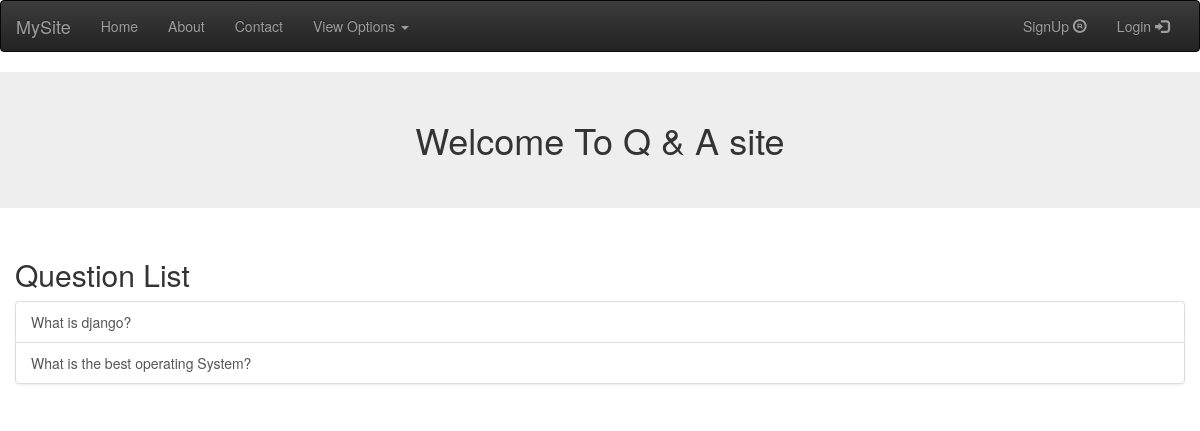
The page /question/ on the database its author committed.
### answer/models.py (models this page shows, shortened)
class Question(models.Model):
    user = models.ForeignKey(User)
    title = models.CharField(max_length=200, blank=True, null=True)
    description = models.TextField()
    pub_date = models.DateTimeField()

### answer/views.py (the view)
class QuestionListView(ListView):
    model = Question

### answer/templates/answer/question_list.html (shortened to what this page needs)
{% extends 'base.html' %}
{% block body %}
    <h1 class="jumbotron" style="text-align: center">Welcome To Q & A site </h1>
    <div class="container-fluid">
        <h2>Question List </h2>
        <div class="list-group">
            {% for question in object_list %}
                <a href="{% url 'answer:detail' question.pk %}" class="list-group-item "
                   id="lst">{{ question.title }}</a>
            {% endfor %}
        </div>
    </div>
{% endblock %}

### rows shown on the page
Question: title "What is django?"
Question: title "What is the best operating System?"
